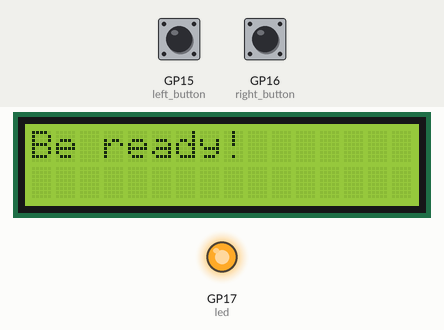
A program run on a simulated Raspberry Pi Pico running MicroPython. Shown: 16×2 character LCD, output pins drawn as LEDs (lit = HIGH). The test bench sets the inputs (shaded band); at power-on: GP15 (left_button) LOW, GP16 (right_button) LOW. Random numbers come from a fixed seed; library files of the repository ran but are not shown: pico_i2c_lcd.py.

Above: at 1.2 s.
1.3 s: GP15 (left_button) pulsed HIGH 5 times (0.12 s each, 0.3 s apart)
At 3.1 s:
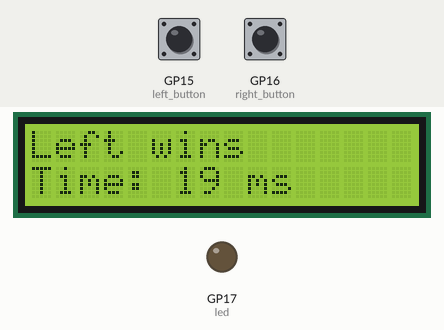
Timing chart, 0 to 4.6 s (numbered marks = the images above; inputs shaded):
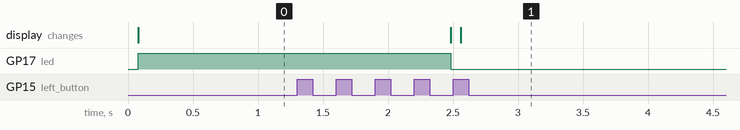

The program:

reaction_2_timer_lcd.py
```python
import machine
import utime
import urandom
from pico_i2c_lcd import I2cLcd
from machine import I2C

i2c = I2C(id=0,scl=machine.Pin(1),sda=machine.Pin(0),freq=100000)
lcd = I2cLcd(i2c, 0x27, 2, 16) # LCD 16x2

led = machine.Pin(17, machine.Pin.OUT)
left_button = machine.Pin(15, machine.Pin.IN, machine.Pin.PULL_DOWN)
right_button = machine.Pin(16, machine.Pin.IN, machine.Pin.PULL_DOWN)
fastest_button = None
timer_reaction = 0

pressed = False

lcd.clear()
lcd.putstr('Be ready!')

def button_handler(pin):
    global pressed
    if not pressed:
        pressed=True
        global timer_reaction
        timer_reaction = utime.ticks_diff(utime.ticks_ms(), timer_start)
        global fastest_button
        fastest_button = pin

led.value(1)
utime.sleep(urandom.uniform(2, 5))
led.value(0)
timer_start = utime.ticks_ms()
left_button.irq(trigger=machine.Pin.IRQ_RISING, handler=button_handler)
right_button.irq(trigger=machine.Pin.IRQ_RISING, handler=button_handler)

lcd.clear()
lcd.putstr('Now!!!')

while fastest_button is None:
    utime.sleep(1)
lcd.clear()
if fastest_button is left_button:
    lcd.putstr('Left wins')
elif fastest_button is right_button:
     lcd.putstr('Right wins')

lcd.move_to(0,1)
lcd.putstr("Time: " + str(timer_reaction) + " ms")
```
